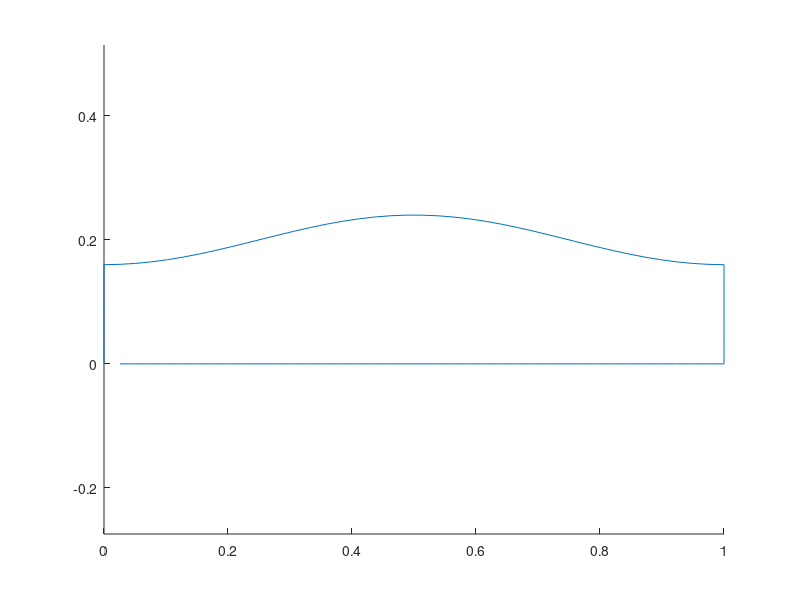

This chart was generated by the following MATLAB code:
clear all
close all
clc

A=0.04;
q=0.2;
num_nodes_h=40;

num_nodes_v=round(num_nodes_h*q);
delta_x=1/(num_nodes_h-1);
delta_y=(q-A)/(num_nodes_v-1);


x1=zeros(num_nodes_v,1);
y1=0:delta_y:(q-A);
y1=y1';

x2=0:delta_x:1;
x2=x2';
y2=A*sin((x2-1/4)*pi*2)+q;

x3=ones(num_nodes_v,1);
y3=y1;

x4=x2;
y4=zeros(num_nodes_h,1);

xy=zeros(num_nodes_h*2+num_nodes_v*2-4,2);

for i=1:(num_nodes_v-1)
    xy(i,1)=x1(i);
    xy(i,2)=y1(i);
    xy(i+num_nodes_v+num_nodes_h-2,1)=x3(i);
    xy(i+num_nodes_v+num_nodes_h-2,2)=y3(num_nodes_v-i+1);
end

for i=1:(num_nodes_h-1)
    xy(i+num_nodes_v-1,1)=x2(i);
    xy(i+num_nodes_v-1,2)=y2(i);
    xy(i+num_nodes_v*2+num_nodes_h-3,1)=x4(num_nodes_h-i+1);
    xy(i+num_nodes_v*2+num_nodes_h-3,2)=y4(i);
end

hold on;
axis equal
plot(xy(:,1),xy(:,2));

disp(xy);
